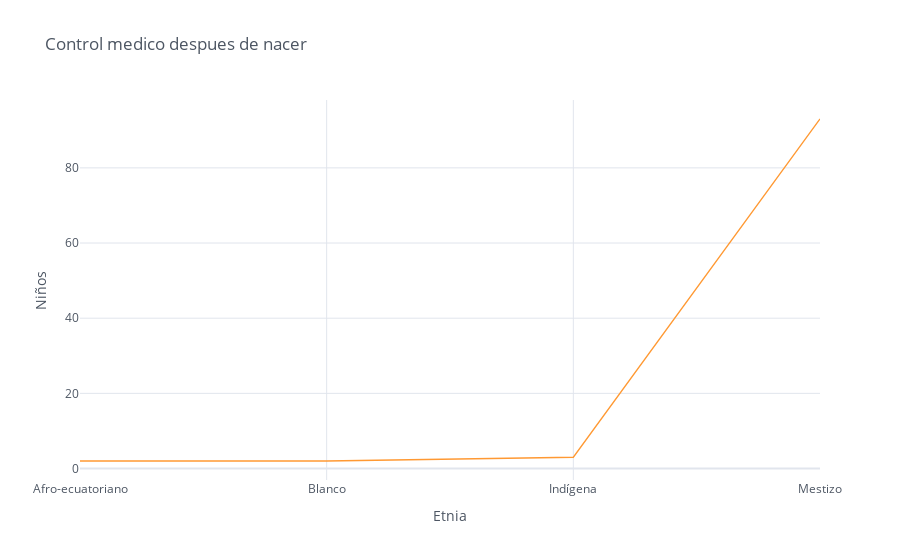

Here is the notebook cell this chart was saved with:
### Code cell
df_control_medico_d.iplot(kind='line',xTitle = 'Etnia',yTitle = 'Niños',title='Control medico despues de nacer')

### Figure 1 — Plotly figure (JSON) as saved in the notebook; plotly's stock layout.template omitted (floating-point values rounded to 4 significant figures)
{"data": [{"line": {"color": "rgba(255, 153, 51, 1.0)", "dash": "solid", "shape": "linear", "width": 1.3}, "mode": "lines", "name": "('Niños', 1)", "text": "", "type": "scatter", "x": ["Afro-ecuatoriano", "Blanco", "Indígena", "Mestizo"], "y": [2, 2, 3, 93]}], "layout": {"legend": {"bgcolor": "#FFFFFF", "font": {"color": "#4D5663"}}, "paper_bgcolor": "#FFFFFF", "plot_bgcolor": "#FFFFFF", "title": {"font": {"color": "#4D5663"}, "text": "Control medico despues de nacer"}, "xaxis": {"gridcolor": "#E1E5ED", "showgrid": true, "tickfont": {"color": "#4D5663"}, "title": {"font": {"color": "#4D5663"}, "text": "Etnia"}, "zerolinecolor": "#E1E5ED"}, "yaxis": {"gridcolor": "#E1E5ED", "showgrid": true, "tickfont": {"color": "#4D5663"}, "title": {"font": {"color": "#4D5663"}, "text": "Niños"}, "zerolinecolor": "#E1E5ED"}}}
